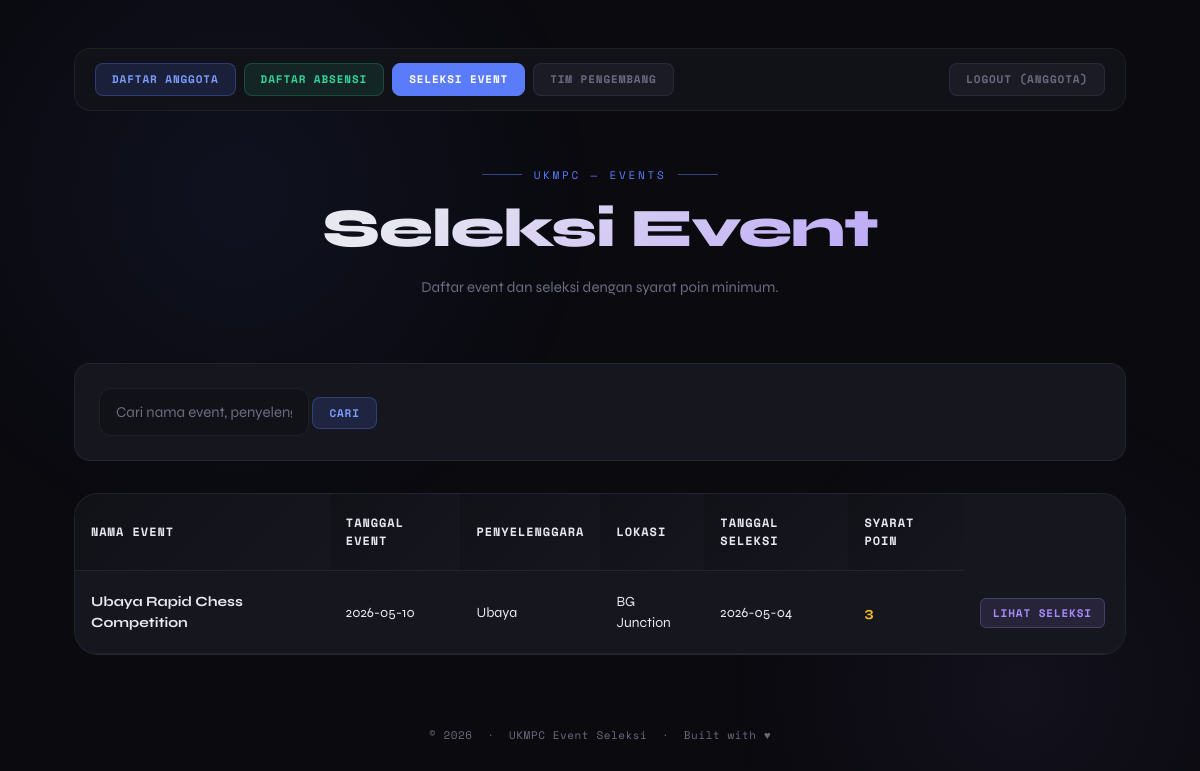
The page /seleksi.php (signed in) on the database its author committed.
### tables this page shows
CREATE TABLE `event` (
  `id_event` int(11) NOT NULL,
  `nama_event` varchar(200) NOT NULL,
  `tanggal_event` date NOT NULL,
  `lokasi` varchar(200) NOT NULL,
  `penyelenggara` varchar(100) NOT NULL,
  `tanggal_seleksi` date NOT NULL,
  `syarat_poin` int(11) NOT NULL
);

### auth.php (called while the page is built, shortened)
<?php
function hasFullAccess() {
    return isset($_SESSION['jabatan']) && in_array($_SESSION['jabatan'], ['BPH', 'AK']);
}
?>

### seleksi.php (the view, shortened to what this page needs)
<?php
include 'koneksi.php';
include 'auth.php';
$search = trim($_GET['search'] ?? '');
$sql = "SELECT * FROM event";
$sql .= " ORDER BY tanggal_event DESC";
$stmt = $conn->prepare($sql);
$stmt->execute();
$result = $stmt->get_result();
?>
<!DOCTYPE html>
<html lang="id">
<head>
    <link href="https://cdn.jsdelivr.net/npm/bootstrap@5.3.0/dist/css/bootstrap.min.css" rel="stylesheet">
    <link rel="stylesheet" href="style.css">
</head>
<body>
<div class="page-wrapper">
    <nav class="top-nav">
        <?php if (hasFullAccess()): ?>
        <a href="tambah_anggota.php" class="nav-btn primary">Tambah Anggota</a>
        <?php else: ?>
        <a href="anggota.php" class="nav-btn primary">Daftar Anggota</a>
        <?php endif; ?>
        <?php if (hasFullAccess()): ?>
        <a href="tambah_absensi.php" class="nav-btn success">Catat Absensi</a>
        <?php else: ?>
        <a href="dashboard.php" class="nav-btn success">Daftar Absensi</a>
        <?php endif; ?>
        <a href="seleksi.php" class="nav-btn info active">Seleksi Event</a>
        <a href="tim_pengembang.php" class="nav-btn secondary">Tim Pengembang</a>
        <a href="logout.php" class="nav-btn secondary" style="margin-left:auto;">
            Logout (<?php echo htmlspecialchars($_SESSION['jabatan']); ?>)
        </a>
    </nav>
    <header class="page-header">
        <div class="header-eyebrow">UKMPC — Events</div>
        <h1 class="page-title">Seleksi Event<?php if (!empty($search)): ?> - "<?php echo htmlspecialchars($search); ?>"<?php endif; ?></h1>
        <p class="page-subtitle">Daftar event dan seleksi dengan syarat poin minimum.</p>
    </header>
    <section class="search-section">
        <form method="GET">
            <input type="text" class="search-input" name="search" placeholder="Cari nama event, penyelenggara..." value="<?php echo htmlspecialchars($search); ?>">
            <button type="submit" class="nav-btn primary">Cari</button>
        </form>
    </section>
    <?php if ($result->num_rows > 0): ?>
    <div class="data-table-wrap">
        <table class="data-table">
            <thead>
                <tr>
                    <th>Nama Event</th>
                    <th>Tanggal Event</th>
                    <th>Penyelenggara</th>
                    <th>Lokasi</th>
                    <th>Tanggal Seleksi</th>
                    <th>Syarat Poin</th>
                </tr>
            </thead>
            <tbody>
                <?php while ($row = $result->fetch_assoc()): ?>
                    <tr>
                        <td><strong><?php echo htmlspecialchars($row['nama_event']); ?></strong></td>
                        <td><?php echo htmlspecialchars($row['tanggal_event']); ?></td>
                        <td><?php echo htmlspecialchars($row['penyelenggara']); ?></td>
                        <td><?php echo htmlspecialchars($row['lokasi']); ?></td>
                        <td><?php echo htmlspecialchars($row['tanggal_seleksi']); ?></td>
                        <td><strong style="color: var(--warning);"><?php echo htmlspecialchars($row['syarat_poin']); ?></strong></td>
                        <td>
                            <a href="seleksi_detail.php?id_event=<?php echo $row['id_event']; ?>" class="nav-btn info btn-action">Lihat Seleksi</a>
                        </td>
                    </tr>
                <?php endwhile; ?>
            </tbody>
        </table>
    </div>
    <?php endif; ?>
    <footer class="page-footer">
        &copy; <?php echo date('Y'); ?> &nbsp;·&nbsp; UKMPC Event Seleksi &nbsp;·&nbsp; Built with ♥
    </footer>
</div>
</body>
</html>

### style.css (style rules this page uses)
:root { --bg: #0a0a0f; --surface: #111118; --card-bg: #16161f; --border: rgba(255,255,255,0.06); --accent: #5b7cfa; --accent2: #a78bfa; --accent3: #34d399; --text: #e8e8f0; --muted: #6b6b80; --danger: #f87171; --warning: #fbbf24; }
* { margin: 0; padding: 0; box-sizing: border-box; }
body { background: var(--bg); color: var(--text); font-family: 'Syne', sans-serif; min-height: 100vh; overflow-x: hidden; }
body::before { content: ''; position: fixed; top: -20%; left: -10%; width: 60vw; height: 60vw; background: radial-gradient(circle, rgba(91,124,250,0.07) 0%, transparent 70%); pointer-events: none; z-index: 0; }
body::after { content: ''; position: fixed; bottom: -20%; right: -10%; width: 50vw; height: 50vw; background: radial-gradient(circle, rgba(167,139,250,0.06) 0%, transparent 70%); pointer-events: none; z-index: 0; }
.page-wrapper { position: relative; z-index: 1; max-width: 1100px; margin: 0 auto; padding: 48px 24px 80px; }
.top-nav { display: flex; flex-wrap: wrap; align-items: center; gap: 8px; background: var(--surface); border: 1px solid var(--border); border-radius: 16px; padding: 14px 20px; margin-bottom: 56px; backdrop-filter: blur(8px); }
.nav-btn { font-family: 'Space Mono', monospace; font-size: 11px; font-weight: 700; text-transform: uppercase; letter-spacing: 0.08em; padding: 7px 16px; border-radius: 8px; border: 1px solid transparent; text-decoration: none; transition: all 0.2s; white-space: nowrap; color: inherit; }
.nav-btn.primary { background: rgba(91,124,250,0.15); border-color: rgba(91,124,250,0.3); color: #7c9cfc; }
.nav-btn.secondary { background: rgba(107,107,128,0.12); border-color: rgba(107,107,128,0.2); color: var(--muted); }
.nav-btn.success { background: rgba(52,211,153,0.1); border-color: rgba(52,211,153,0.22); color: var(--accent3); }
.nav-btn.info { background: rgba(167,139,250,0.12); border-color: rgba(167,139,250,0.25); color: var(--accent2); }
.nav-btn.active { background: var(--accent); border-color: var(--accent); color: #fff; }
.page-header { text-align: center; margin-bottom: 64px; }
.header-eyebrow { font-family: 'Space Mono', monospace; font-size: 11px; letter-spacing: 0.25em; text-transform: uppercase; color: var(--accent); margin-bottom: 16px; display: flex; align-items: center; justify-content: center; gap: 12px; }
.header-eyebrow::before, .header-eyebrow::after { content: ''; display: block; width: 40px; height: 1px; background: var(--accent); opacity: 0.5; }
.page-title { font-size: clamp(2.2rem, 5vw, 3.4rem); font-weight: 800; line-height: 1.1; letter-spacing: -0.02em; background: linear-gradient(135deg, #e8e8f0 30%, var(--accent2)); -webkit-background-clip: text; -webkit-text-fill-color: transparent; background-clip: text; margin-bottom: 16px; }
.page-subtitle { font-size: 15px; color: var(--muted); max-width: 440px; margin: 0 auto; line-height: 1.6; }
.data-table-wrap { background: var(--card-bg); border: 1px solid var(--border); border-radius: 24px; overflow: hidden; margin-bottom: 48px; }
.data-table { width: 100%; border-collapse: collapse; background: var(--card-bg); }
.data-table th { background: linear-gradient(135deg, var(--surface), var(--card-bg)); color: var(--text); font-family: 'Space Mono', monospace; font-weight: 700; font-size: 12px; text-transform: uppercase; letter-spacing: 0.08em; padding: 20px 16px; border-bottom: 1px solid var(--border); text-align: left; }
.data-table td { padding: 20px 16px; border-bottom: 1px solid var(--border); color: var(--text); font-size: 14px; }
.data-table .btn-action { padding: 6px 12px; font-size: 11px; border-radius: 6px; margin-right: 4px; }
.search-section { background: var(--card-bg); border: 1px solid var(--border); border-radius: 16px; padding: 24px; margin-bottom: 32px; display: flex; flex-wrap: wrap; gap: 12px; align-items: end; }
.search-input { flex: 1; background: var(--surface); border: 1px solid var(--border); border-radius: 12px; padding: 12px 16px; color: var(--text); font-size: 15px; }
.search-input::placeholder { color: var(--muted); }
.page-footer { margin-top: 72px; text-align: center; font-family: 'Space Mono', monospace; font-size: 11px; color: var(--muted); letter-spacing: 0.05em; }
.page-header { animation: fadeUp 0.6s ease both; }
.data-table tr:nth-child(odd) { animation: fadeUp 0.4s ease both; }

### rows shown on the page
event: nama_event "Ubaya Rapid Chess Competition", tanggal_event "2026-05-10", penyelenggara "Ubaya", lokasi "BG Junction", tanggal_seleksi "2026-05-04", syarat_poin "3"

### other values the page prints
$_SESSION['jabatan'] "ANGGOTA"
